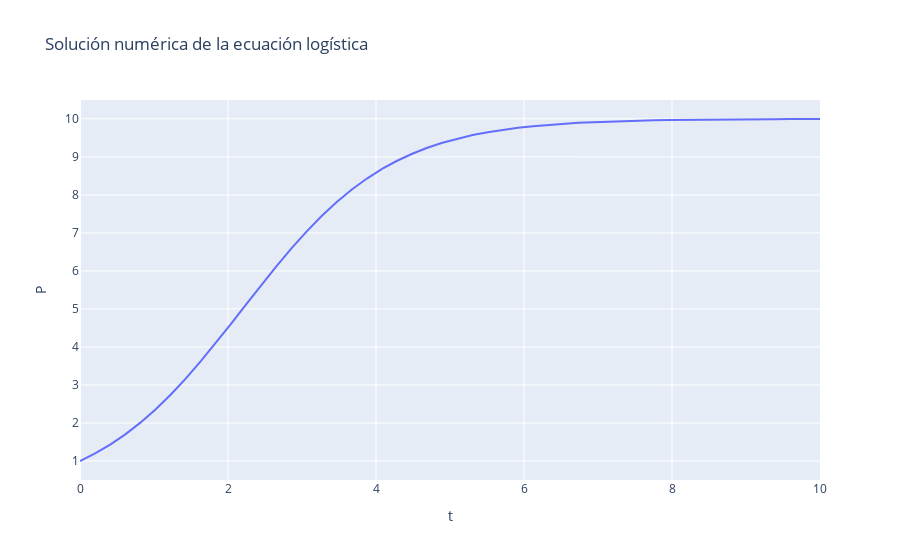

The code cell stored with this chart in its notebook:
### Code cell
import matplotlib.pyplot as plt
import numpy as np
from scipy.integrate import odeint
import plotly.graph_objects as go
def logistica(P,t,k,M):
    dPDT = k * P * (M - P)
    return dPDT
P0 = 1
t = np.linspace(0, 10)
k = 0.1
M = 10
P = odeint(logistica, P0, t, args=(k, M))
t_values = t
P_values = P[:, 0]
fig = go.Figure(data=go.Scatter(x=t_values, y=P_values, mode='lines'))
fig.update_layout(
    title='Solución numérica de la ecuación logística',
    xaxis=dict(title='t'),
    yaxis=dict(title='P'),
)
fig.show()

### Figure 1 — Plotly figure (JSON) as saved in the notebook; plotly's stock layout.template omitted (floating-point values rounded to 4 significant figures)
{"data": [{"mode": "lines", "type": "scatter", "x": [0, 0.2041, 0.4082, 0.6122, 0.8163, 1.02, 1.224, 1.429, 1.633, 1.837, 2.041, 2.245, 2.449, 2.653, 2.857, 3.061, 3.265, 3.469, 3.673, 3.878, 4.082, 4.286, 4.49, 4.694, 4.898, 5.102, 5.306, 5.51, 5.714, 5.918, 6.122, 6.327, 6.531, 6.735, 6.939, 7.143, 7.347, 7.551, 7.755, 7.959, 8.163, 8.367, 8.571, 8.776, 8.98, 9.184, 9.388, 9.592, 9.796, 10], "y": [1, 1.199, 1.432, 1.701, 2.009, 2.356, 2.743, 3.168, 3.625, 4.108, 4.61, 5.119, 5.626, 6.12, 6.592, 7.035, 7.442, 7.811, 8.14, 8.429, 8.681, 8.898, 9.083, 9.239, 9.371, 9.481, 9.573, 9.649, 9.712, 9.764, 9.806, 9.842, 9.87, 9.894, 9.914, 9.929, 9.942, 9.953, 9.962, 9.969, 9.974, 9.979, 9.983, 9.986, 9.989, 9.991, 9.992, 9.994, 9.995, 9.996]}], "layout": {"title": {"text": "Solución numérica de la ecuación logística"}, "xaxis": {"title": {"text": "t"}}, "yaxis": {"title": {"text": "P"}}}}
